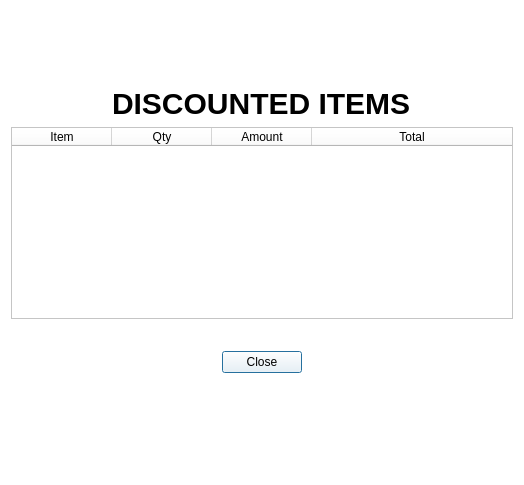
<?xml version="1.0" encoding="UTF-8"?>
<ui version="4.0">
 <class>Dialog</class>
 <widget class="QDialog" name="Dialog">
  <property name="geometry">
   <rect>
    <x>0</x>
    <y>0</y>
    <width>524</width>
    <height>485</height>
   </rect>
  </property>
  <property name="sizePolicy">
   <sizepolicy hsizetype="Expanding" vsizetype="Expanding">
    <horstretch>0</horstretch>
    <verstretch>0</verstretch>
   </sizepolicy>
  </property>
  <property name="windowTitle">
   <string>Dialog</string>
  </property>
  <property name="styleSheet">
   <string notr="true">background-color:white;</string>
  </property>
  <layout class="QVBoxLayout" name="verticalLayout">
   <item>
    <spacer name="verticalSpacer_2">
     <property name="orientation">
      <enum>Qt::Orientation::Vertical</enum>
     </property>
     <property name="sizeHint" stdset="0">
      <size>
       <width>20</width>
       <height>40</height>
      </size>
     </property>
    </spacer>
   </item>
   <item alignment="Qt::AlignmentFlag::AlignHCenter">
    <widget class="QLabel" name="label">
     <property name="styleSheet">
      <string notr="true">color:black;
font-size:30px;
font-weight:bold;</string>
     </property>
     <property name="text">
      <string>DISCOUNTED ITEMS</string>
     </property>
    </widget>
   </item>
   <item>
    <widget class="QTableWidget" name="tableWidget">
     <property name="styleSheet">
      <string notr="true">color:black;
background-color:white;</string>
     </property>
     <attribute name="horizontalHeaderStretchLastSection">
      <bool>true</bool>
     </attribute>
     <column>
      <property name="text">
       <string>Item</string>
      </property>
     </column>
     <column>
      <property name="text">
       <string>Qty</string>
      </property>
     </column>
     <column>
      <property name="text">
       <string>Amount</string>
      </property>
     </column>
     <column>
      <property name="text">
       <string>Total</string>
      </property>
     </column>
    </widget>
   </item>
   <item alignment="Qt::AlignmentFlag::AlignHCenter">
    <widget class="QDialogButtonBox" name="buttonBox">
     <property name="sizePolicy">
      <sizepolicy hsizetype="Expanding" vsizetype="Expanding">
       <horstretch>0</horstretch>
       <verstretch>0</verstretch>
      </sizepolicy>
     </property>
     <property name="cursor">
      <cursorShape>PointingHandCursor</cursorShape>
     </property>
     <property name="styleSheet">
      <string notr="true">color:black;
background-color:white;
</string>
     </property>
     <property name="orientation">
      <enum>Qt::Orientation::Horizontal</enum>
     </property>
     <property name="standardButtons">
      <set>QDialogButtonBox::StandardButton::Close</set>
     </property>
     <property name="centerButtons">
      <bool>true</bool>
     </property>
    </widget>
   </item>
   <item>
    <spacer name="verticalSpacer">
     <property name="orientation">
      <enum>Qt::Orientation::Vertical</enum>
     </property>
     <property name="sizeHint" stdset="0">
      <size>
       <width>20</width>
       <height>40</height>
      </size>
     </property>
    </spacer>
   </item>
  </layout>
 </widget>
 <resources/>
 <connections>
  <connection>
   <sender>buttonBox</sender>
   <signal>accepted()</signal>
   <receiver>Dialog</receiver>
   <slot>accept()</slot>
   <hints>
    <hint type="sourcelabel">
     <x>248</x>
     <y>254</y>
    </hint>
    <hint type="destinationlabel">
     <x>157</x>
     <y>274</y>
    </hint>
   </hints>
  </connection>
  <connection>
   <sender>buttonBox</sender>
   <signal>rejected()</signal>
   <receiver>Dialog</receiver>
   <slot>reject()</slot>
   <hints>
    <hint type="sourcelabel">
     <x>316</x>
     <y>260</y>
    </hint>
    <hint type="destinationlabel">
     <x>286</x>
     <y>274</y>
    </hint>
   </hints>
  </connection>
 </connections>
</ui>
